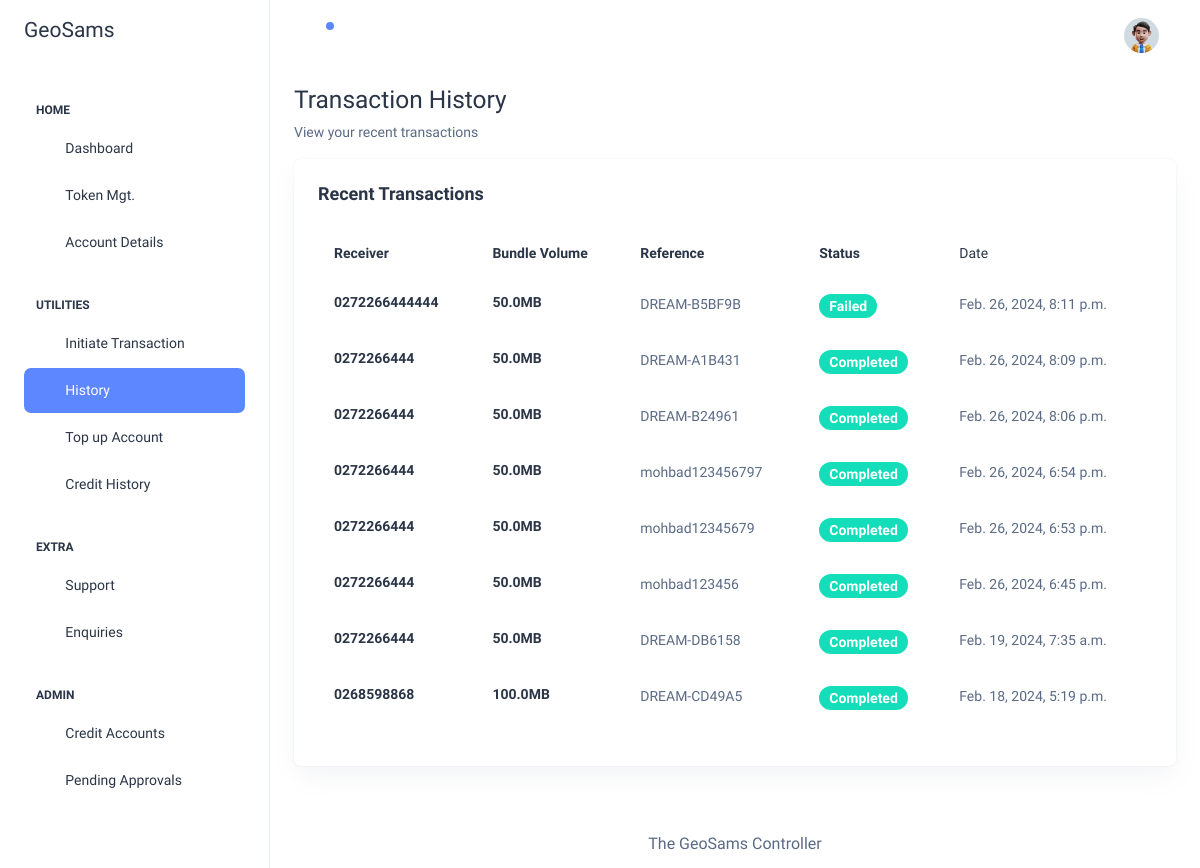
The app's page /transaction_history (signed in) with its own data.
### console_app/models.py (models this page shows, shortened)
class NewTransaction(models.Model):
    user = models.ForeignKey(CustomUser, on_delete=models.CASCADE)
    account_number = models.CharField(max_length=200, blank=False, null=False)
    receiver = models.CharField(max_length=200, blank=False, null=False)
    reference = models.CharField(max_length=100, blank=False, null=False, default="Failed")
    bundle_amount = models.FloatField(blank=False, null=False)
    transaction_date = models.DateTimeField(auto_now_add=True)
    transaction_status = models.CharField(max_length=100, blank=False, null=False, default="Failed")
    batch_id = models.CharField(max_length=100, blank=False, null=False, default="Failed")
    mode_choices = (
        ("Console", "Console"),
        ("API", "API")
    )
    mode = models.CharField(choices=mode_choices, max_length=100, blank=False, null=False, default="Console")

### console_app/views.py (the view)
# urls.py: path('transaction_history', views.transaction_history, name='txn_history'),
@login_required(login_url='login')
def transaction_history(request):
    transactions = models.NewTransaction.objects.filter(user=request.user).order_by('transaction_date').reverse()[:100]
    user_profile_data = models.UserProfile.objects.filter(user=request.user).first()
    context = {'txns': transactions, 'data': user_profile_data}
    return render(request, 'layouts/account_history.html', context=context)

### console_app/templates/layouts/account_history.html
{% extends 'base.html' %}
{% block content %}
      <div class="container-fluid">
        <div class="row">
            <div class="col-12 mb-3">
                <h3>Transaction History</h3>
                                  <span>View your recent transactions</span>
            </div>
        </div>
        <div class="row">
          <div class="col-12 d-flex align-items-stretch">
            <div class="card w-100">
              <div class="card-body p-4">
                <h5 class="card-title fw-semibold mb-4">Recent Transactions</h5>
                <div class="table-responsive">
                  <table id="txnTable" class="table text-left align-left">
                    <thead class="text-dark fs-4">
                      <tr>
                        <th class="border-bottom-0">
                          <h6 class="fw-semibold mb-0">Receiver</h6>
                        </th>
                        <th class="border-bottom-0">
                          <h6 class="fw-semibold mb-0">Bundle Volume</h6>
                        </th>
                        <th class="border-bottom-0">
                          <h6 class="fw-semibold mb-0">Reference</h6>
                        </th>
                        <th class="border-bottom-0">
                          <h6 class="fw-semibold mb-0">Status</h6>
                        </th>
                        <th class="border-bottom-0">
                          <h6 class="mb-0">Date</h6>
                        </th>
                      </tr>
                    </thead>
                    <tbody>
                    {%  for txn in txns %}
                      <tr>
                        <td class="border-bottom-0"><h6 class="fw-semibold mb-0">{{ txn.account_number }}</h6></td>
                        <td class="border-bottom-0">
                            <h6 class="fw-semibold mb-1">{{ txn.bundle_amount }}MB</h6>
                        </td>
                        <td class="border-bottom-0">
                          <p class="mb-0 fw-normal">{{ txn.reference }}</p>
                        </td>
                        <td class="border-bottom-0">
                          <div class="d-flex align-items-center gap-2">
                              {% if txn.transaction_status == "Completed" %}
                            <span class="badge bg-success rounded-3 fw-semibold">{{ txn.transaction_status }}</span>
                              {% else %}
                                  <span class="badge bg-success rounded-3 fw-semibold">{{ txn.transaction_status }}</span>
                              {% endif %}
                          </div>
                        </td>
                        <td class="border-bottom-0">
                          <p class="mb-0">{{ txn.transaction_date }}</p>
                        </td>
                      </tr>
                    {% endfor %}
                    </tbody>
                  </table>
                </div>
              </div>
            </div>
          </div>
        </div>
      </div>
        {% include 'inc/footer.html' %}
{% endblock content %}

### records on screen
NewTransaction: account_number "0272266444444", bundle_amount "50.0", reference "DREAM-B5BF9B", transaction_status "Failed", transaction_date "Feb. 26, 2024, 8:11 p.m."
NewTransaction: account_number "0272266444", bundle_amount "50.0", reference "DREAM-A1B431", transaction_status "Completed", transaction_date "Feb. 26, 2024, 8:09 p.m."
NewTransaction: account_number "0272266444", bundle_amount "50.0", reference "DREAM-B24961", transaction_status "Completed", transaction_date "Feb. 26, 2024, 8:06 p.m."
NewTransaction: account_number "0272266444", bundle_amount "50.0", reference "mohbad123456797", transaction_status "Completed", transaction_date "Feb. 26, 2024, 6:54 p.m."
NewTransaction: account_number "0272266444", bundle_amount "50.0", reference "mohbad12345679", transaction_status "Completed", transaction_date "Feb. 26, 2024, 6:53 p.m."
NewTransaction: account_number "0272266444", bundle_amount "50.0", reference "mohbad123456", transaction_status "Completed", transaction_date "Feb. 26, 2024, 6:45 p.m."
NewTransaction: account_number "0272266444", bundle_amount "50.0", reference "DREAM-DB6158", transaction_status "Completed", transaction_date "Feb. 19, 2024, 7:35 a.m."
NewTransaction: account_number "0268598868", bundle_amount "100.0", reference "DREAM-CD49A5", transaction_status "Completed", transaction_date "Feb. 18, 2024, 5:19 p.m."
